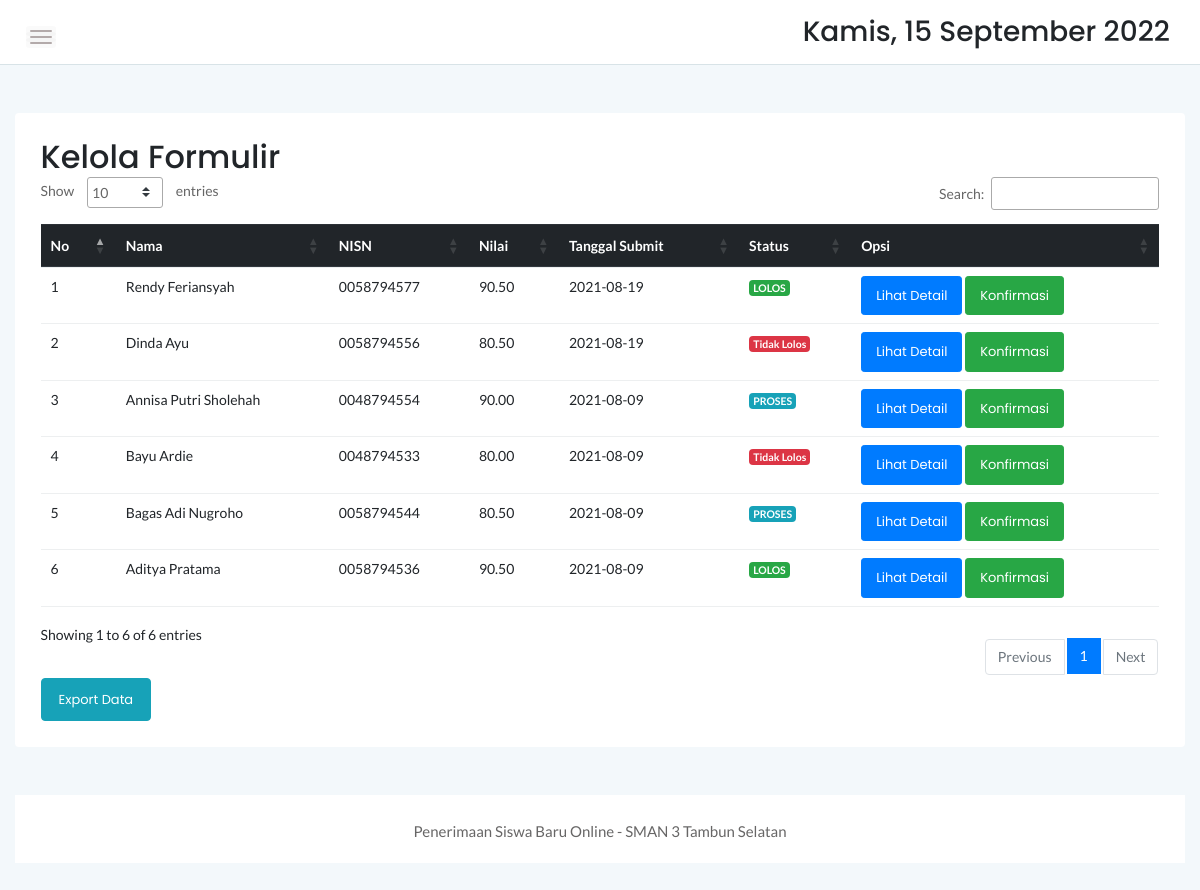
/admin/form.php (signed in), run on the app's committed database.
### tables this page shows
CREATE TABLE `userdata` (
  `userdataid` int(11) NOT NULL,
  `userid` int(11) NOT NULL,
  `nisn` varchar(12) NOT NULL,
  `nik` varchar(16) NOT NULL,
  `namalengkap` varchar(50) NOT NULL,
  `jeniskelamin` varchar(10) NOT NULL,
  `tempatlahir` varchar(20) NOT NULL,
  `tanggallahir` date NOT NULL,
  `alamat` text NOT NULL,
  `provinsi` varchar(30) NOT NULL,
  `kabupaten` varchar(30) NOT NULL,
  `kecamatan` varchar(30) NOT NULL,
  `kelurahan` varchar(30) NOT NULL,
  `agama` varchar(10) NOT NULL,
  `telepon` varchar(15) NOT NULL,
  `ayahnik` varchar(16) NOT NULL,
  `ayahnama` varchar(50) NOT NULL,
  `ayahpendidikan` varchar(5) NOT NULL,
  `ayahpekerjaan` varchar(15) NOT NULL,
  `ayahpenghasilan` varchar(25) NOT NULL,
  `ayahtelepon` varchar(15) NOT NULL,
  `ibunik` varchar(16) NOT NULL,
  `ibunama` varchar(50) NOT NULL,
  `ibupendidikan` varchar(5) NOT NULL,
  `ibupekerjaan` varchar(15) NOT NULL,
  `ibupenghasilan` varchar(25) NOT NULL,
  `ibutelepon` varchar(15) NOT NULL,
  `walinik` varchar(16) NOT NULL DEFAULT 'NULL',
  `walinama` varchar(50) NOT NULL DEFAULT 'NULL',
  `walipekerjaan` varchar(15) NOT NULL DEFAULT 'NULL',
  `walipenghasilan` varchar(25) NOT NULL,
  `walitelepon` varchar(15) NOT NULL DEFAULT 'NULL',
  `sekolahnpsn` varchar(10) NOT NULL,
  `sekolahnama` varchar(30) NOT NULL,
  `sekolahujian` decimal(5,2) NOT NULL,
  `foto` varchar(99) NOT NULL,
  `sertifikat` varchar(99) NOT NULL,
  `status` varchar(30) NOT NULL DEFAULT 'Unverified',
  `tglkonfirmasi` date DEFAULT NULL
);

### admin/form.php (the view, shortened to what this page needs)
<!doctype html>
<html class="no-js" lang="en">
<?php
    include '../dbconnect.php';
	?>
<head>
    <link rel="stylesheet" href="../assets/css/bootstrap.min.css">
    <link rel="stylesheet" href="../assets/css/font-awesome.min.css">
    <link rel="stylesheet" href="../assets/css/themify-icons.css">
    <link rel="stylesheet" href="../assets/css/metisMenu.css">
    <link rel="stylesheet" href="../assets/css/owl.carousel.min.css">
    <link rel="stylesheet" href="../assets/css/slicknav.min.css">
    <link rel="stylesheet" href="https://www.amcharts.com/lib/3/plugins/export/export.css" type="text/css" media="all" />
	<link rel="stylesheet" type="text/css" href="https://cdn.datatables.net/1.10.19/css/jquery.dataTables.min.css">
    <link rel="stylesheet" type="text/css" href="https://cdn.datatables.net/1.10.19/css/jquery.dataTables.css">
    <link rel="stylesheet" type="text/css" href="https://cdn.datatables.net/1.10.18/css/dataTables.bootstrap4.min.css">
    <link rel="stylesheet" type="text/css" href="https://cdn.datatables.net/responsive/2.2.3/css/responsive.bootstrap.min.css">
    <link rel="stylesheet" type="text/css" href="https://cdn.datatables.net/responsive/2.2.3/css/responsive.jqueryui.min.css">
	<link rel="stylesheet" type="text/css" href="https://cdn.datatables.net/buttons/1.5.2/css/buttons.dataTables.min.css">
    <link href="../assets/vendor/fontawesome-free/css/all.min.css" rel="stylesheet" type="text/css">
    <link rel="stylesheet" href="../assets/css/typography.css">
    <link rel="stylesheet" href="../assets/css/default-css.css">
    <link rel="stylesheet" href="../assets/css/styles.css">
    <link rel="stylesheet" href="../assets/css/responsive.css">
</head>
<body>
    <div class="page-container">
        <div class="main-content">
            <div class="header-area">
                <div class="row align-items-center">
                    <div class="col-md-6 col-sm-8 clearfix">
                        <div class="nav-btn pull-left">
                            <span></span>
                            <span></span>
                            <span></span>
                        </div>
                    </div>
                    <div class="col-md-6 col-sm-4 clearfix">
                        <ul class="notification-area pull-right">
                            <li><h3><div class="date">
						</b></div></h3>
						</li>
                        </ul>
                    </div>
                </div>
            </div>
            <div class="main-content-inner">
                <div class="row mt-5 mb-5">
                    <div class="col-12">
                        <div class="card">
                            <div class="card-body">
                                <div class="d-sm-flex justify-content-between align-items-center">
									<h2>Kelola Formulir</h2>
                                </div>
										 <table id="dataTable3" class="table table-hover" style="width:100%"><thead class="thead-dark">
											<tr>
												<th>No</th>
												<th>Nama</th>
												<th>NISN</th>
                                                <th>Nilai</th>
												<th>Tanggal Submit</th>
                                                <th>Status</th>
												<th>Opsi</th>
											</tr></thead><tbody>
											<?php
											$form=mysqli_query($conn,"SELECT * FROM userdata where status='Proses' OR status='Lolos' OR status='Tidak Lolos'  ORDER BY userdataid DESC");
											$no=1;
											while($b=mysqli_fetch_array($form)){
												?>
												<tr>
													<td><?php echo $no++ ?></td>
													<td><?php echo $b['namalengkap'] ?></td>
													<td><?php echo $b['nisn'] ?></td>
                                                    <td><?php echo $b['sekolahujian'] ?></td>
													<td><?php echo $b['tglkonfirmasi'] ?></td>
                                                    <?php
                                                    if ($b['status'] == 'Proses') {
                                                        $status = '<span class = "badge badge-info">PROSES</span>';
                                                    }else if ($b['status'] == 'Lolos') {
                                                        $status = '<span class = "badge badge-success">LOLOS</span>';
                                                    }else{
                                                        $status = '<span class = "badge badge-danger">Tidak Lolos</span>';
                                                    }
                                                    ?>
                                                    <td><?php echo $status ?></td>
                                                    <td><a class="btn btn-primary btn-sm" href="view.php?u=<?php echo $b['userid'];?>">Lihat Detail</a>
                                                    <a class="btn btn-success btn-sm modalConfirmasi" href="" data-toggle="modal" data-id="<?=$b['userid']?>" data-target="#modalkonfirmasi">Konfirmasi</a>
                                                    </td>
												</tr>
												<?php
											}
											?>
										</tbody>
										</table>
									<a href="exportformulir.php" target="_blank" class="btn btn-info">Export Data</a>
                        </div>
                    </div>
            </div>
        </div>
        <footer>
            <div class="footer-area">
                <p>Penerimaan Siswa Baru Online - SMAN 3 Tambun Selatan</p>
            </div>
        </footer>
    </div>
</body>
</html>

### assets/css/styles.css (style rules this page uses)
.page-container { width: 100%; height: 100%; min-height: 100vh; padding-left: 280px; -webkit-transition: padding-left 0.3s ease 0s; transition: padding-left 0.3s ease 0s; }
.card { border: none; border-radius: 4px; background-color: #fff; -webkit-transition: all 0.3s ease 0s; transition: all 0.3s ease 0s; }
.card-body { padding: 25.6px; padding: 1.6rem; }
.main-content { width: 100%; background: #F3F8FB; }
.main-content-inner { padding: 0 30px 50px; }
.header-area { padding: 15px 30px; background: #fff; border-bottom: 1px solid #d8e3e7; }
.nav-btn { margin-right: 30px; margin-top: 10px; cursor: pointer; }
.nav-btn span { display: block; width: 22px; height: 2px; background: #b3aaaa; margin: 4px 0; border-radius: 15px; -webkit-transition: all 0.3s ease 0s; transition: all 0.3s ease 0s; box-shadow: 0 0 0 4px rgba(99, 96, 96, 0.03); }
.notification-area { -webkit-user-select: none; -moz-user-select: none; -ms-user-select: none; user-select: none; position: relative; z-index: 1; }
.notification-area li { display: inline-block; margin-left: 20px; cursor: pointer; -webkit-user-select: none; -moz-user-select: none; -ms-user-select: none; user-select: none; }
.footer-area { text-align: center; padding: 23px 0 19px; background: #fff; }
.footer-area p { color: #676666; margin-bottom: 0; }
.btn { padding: 11px 17px; font-size: 13px; letter-spacing: 0; }
.btn-sm { padding: 9px 14px; }
table tr th { border-bottom: none; }
table tr th, table tr td { border-top: 1px solid rgba(120, 130, 140, 0.13) !important; }
table.dataTable.no-footer { border-bottom: 1px solid rgba(120, 130, 140, 0.13) !important; }
table.dataTable thead th, table.dataTable thead td { border-bottom-color: transparent; }

### assets/css/responsive.css (style rules this page uses)
@media (min-width: 1200px) and (max-width: 1364px) { .main-content-inner { padding: 0 15px 50px; } }
@media (min-width: 1200px) and (max-width: 1364px) { .page-container, .sbar_collapsed.page-container { padding-left: 0; } }

### data on the page
userdata: namalengkap "Rendy Feriansyah", nisn "0058794577", sekolahujian "90.50", tglkonfirmasi "2021-08-19", status "LOLOS"
userdata: namalengkap "Dinda Ayu", nisn "0058794556", sekolahujian "80.50", tglkonfirmasi "2021-08-19", status "Tidak Lolos"
userdata: namalengkap "Annisa Putri Sholehah", nisn "0048794554", sekolahujian "90.00", tglkonfirmasi "2021-08-09", status "PROSES"
userdata: namalengkap "Bayu Ardie", nisn "0048794533", sekolahujian "80.00", tglkonfirmasi "2021-08-09", status "Tidak Lolos"
userdata: namalengkap "Bagas Adi Nugroho", nisn "0058794544", sekolahujian "80.50", tglkonfirmasi "2021-08-09", status "PROSES"
userdata: namalengkap "Aditya Pratama", nisn "0058794536", sekolahujian "90.50", tglkonfirmasi "2021-08-09", status "LOLOS"
